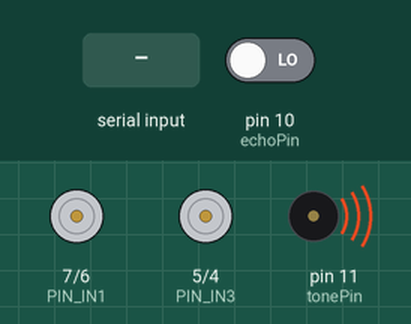
Bench run of a sketch on a simulated Arduino Uno, built with avr-gcc and run on an emulated ATmega328P. Parts: motor-driver pin pairs drawn as motors (green arrow = first pin HIGH = forward, orange = second pin HIGH = backward, longer = more drive, scaled by the enable pin), buzzer (waves = sounding). Inputs (shaded band) come from the test bench; at power-on: pin 10 (echoPin) LOW.

Above: at 1.2 s.
1.3 s: "f" received over Serial
At 2.4 s:
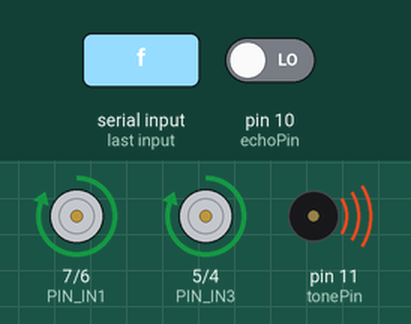
3.0 s: "b" received over Serial
At 3.9 s:
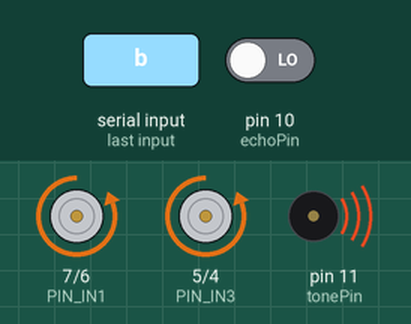
4.5 s: "r" received over Serial
At 5.0 s:
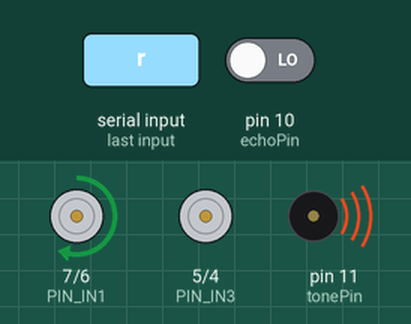
6.6 s: "l" received over Serial
At 7.1 s:
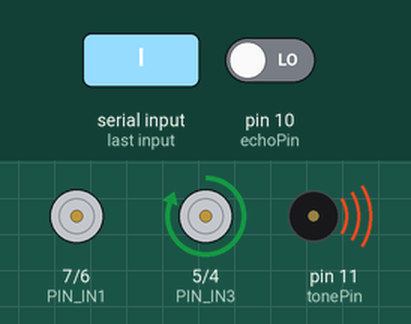
8.7 s: "f" received over Serial
At 9.4 s:
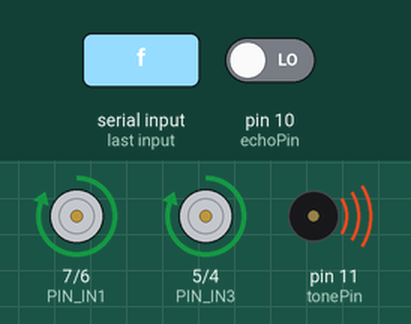
10.2 s: "s" received over Serial
At 10.9 s:
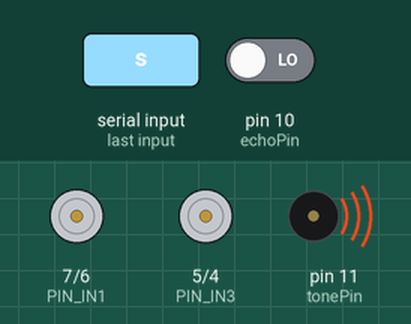
Timing chart, 0 to 12.7 s (numbered marks = the images above; inputs shaded):
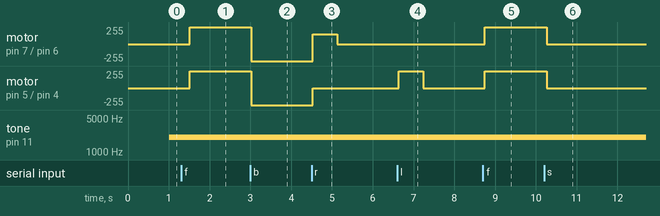

Measured:
- after the input at 1.3 s, motor on pin 7 (PIN_IN1) / pin 6 (PIN_IN2), motor on pin 5 (PIN_IN3) / pin 4 (PIN_IN4): stopped → forward 255/255 after 0.21 s
- after the input at 3.0 s, motor on pin 7 (PIN_IN1) / pin 6 (PIN_IN2), motor on pin 5 (PIN_IN3) / pin 4 (PIN_IN4): forward 255/255 → backward 255/255 at once
- after the input at 4.5 s, motor on pin 7 (PIN_IN1) / pin 6 (PIN_IN2): backward 255/255 → forward 150/255 at once, → stopped 0.60 s later; motor on pin 5 (PIN_IN3) / pin 4 (PIN_IN4): backward 255/255 → stopped at once
- after the input at 6.6 s, motor on pin 5 (PIN_IN3) / pin 4 (PIN_IN4): stopped → forward 255/255 at once, → stopped 0.60 s later
- after the input at 8.7 s, motor on pin 7 (PIN_IN1) / pin 6 (PIN_IN2), motor on pin 5 (PIN_IN3) / pin 4 (PIN_IN4): stopped → forward 255/255 after 0.05 s
- after the input at 10.2 s, motor on pin 7 (PIN_IN1) / pin 6 (PIN_IN2), motor on pin 5 (PIN_IN3) / pin 4 (PIN_IN4): forward 255/255 → stopped after 0.06 s

The sketch:

Robot.ino
```cpp
#include <L298NX2.h>
#include <Ultrasonic.h>

#define PIN_ENA 3  // Вывод управления скоростью вращения мотора №1
#define PIN_ENB 2  // Вывод управления скоростью вращения мотора №2
#define PIN_IN1 7  // Вывод управления направлением вращения мотора №1
#define PIN_IN2 6  // Вывод управления направлением вращения мотора №1
#define PIN_IN3 5  // Вывод управления направлением вращения мотора №2
#define PIN_IN4 4  // Вывод управления направлением вращения мотора №2
int tonePin = 11;
int trigPin = 9;
int echoPin = 10;

long duration, distance;
int val;


void setup() {
  // Установка всех управляющих пинов в режим выхода
  pinMode(PIN_ENA, OUTPUT);
  pinMode(PIN_ENB, OUTPUT);
  pinMode(PIN_IN1, OUTPUT);
  pinMode(PIN_IN2, OUTPUT);
  pinMode(PIN_IN3, OUTPUT);
  pinMode(PIN_IN4, OUTPUT);

  // Команда остановки двум моторам
  digitalWrite(PIN_IN1, LOW);
  digitalWrite(PIN_IN2, LOW);
  digitalWrite(PIN_IN3, LOW);
  digitalWrite(PIN_IN4, LOW);

  // Установка для сонара
  pinMode(trigPin, OUTPUT);
  pinMode(echoPin, INPUT);

  // Установка для пьезоэлемента
  pinMode(tonePin, OUTPUT);

  Serial.begin(9600);
}

void loop() {

  // Управление моторами и командами направления движения
  if (Serial.available() > 0) {
    val = Serial.read();

    // Команда вперед
    if (val == 'f') {
      analogWrite(PIN_ENA, 255);  // Устанавливаем скорость 1-го мотора
      analogWrite(PIN_ENB, 255);  // Устанавливаем скорость 2-го мотора

      // Задаём направление для 1-го мотора
      digitalWrite(PIN_IN1, HIGH);
      digitalWrite(PIN_IN2, LOW);

      // Задаём направление для 2-го мотора
      digitalWrite(PIN_IN3, HIGH);
      digitalWrite(PIN_IN4, LOW);
    }

    // Команда назад
    if (val == 'b') {
      analogWrite(PIN_ENA, 255);  // Устанавливаем скорость 1-го мотора
      analogWrite(PIN_ENB, 255);  // Устанавливаем скорость 2-го мотора

      // Задаём направление для 1-го мотора
      digitalWrite(PIN_IN1, LOW);
      digitalWrite(PIN_IN2, HIGH);

      // Задаём направление для 2-го мотора
      digitalWrite(PIN_IN3, LOW);
      digitalWrite(PIN_IN4, HIGH);
    }

    // Команда поворота направо
    if (val == 'r') {
      analogWrite(PIN_ENA, 150);  // Устанавливаем скорость 1-го мотора

      // Задаём направление для 1-го мотора
      digitalWrite(PIN_IN1, HIGH);
      digitalWrite(PIN_IN2, LOW);

      // остановка 2-го мотора
      digitalWrite(PIN_IN3, LOW);
      digitalWrite(PIN_IN4, LOW);

      delay(600);

      // остановка 1-го мотора
      digitalWrite(PIN_IN1, LOW);
      digitalWrite(PIN_IN2, LOW);
    }

    // Команда поворота налево
    if (val == 'l') {
      analogWrite(PIN_ENB, 150);  // Устанавливаем скорость 2-го мотора

      // остановка для 1-го мотора
      digitalWrite(PIN_IN1, LOW);
      digitalWrite(PIN_IN2, LOW);

      // Задаём направление для 2-го мотора
      digitalWrite(PIN_IN3, HIGH);
      digitalWrite(PIN_IN4, LOW);

      delay(600);

      // остановки 2-го мотора
      digitalWrite(PIN_IN3, LOW);
      digitalWrite(PIN_IN4, LOW);
    }

    // Команда стоп
    if (val == 's') {
      // Команда остановки двум моторам
      digitalWrite(PIN_IN1, LOW);
      digitalWrite(PIN_IN2, LOW);
      digitalWrite(PIN_IN3, LOW);
      digitalWrite(PIN_IN4, LOW);
    }
  }

  // Работа сонара
  digitalWrite(trigPin, LOW);
  delayMicroseconds(2);
  digitalWrite(trigPin, HIGH);
  delayMicroseconds(10);
  duration = pulseIn(echoPin, HIGH);
  distance = duration / 58.2;
  delay(10);

  // Работа пьезоэлемента при препятствии
  if (distance < 18) {
    tone(tonePin, 2000);
    delay(500);
  }
  if (distance > 19) {
    noTone(tonePin);
  }
}
```
